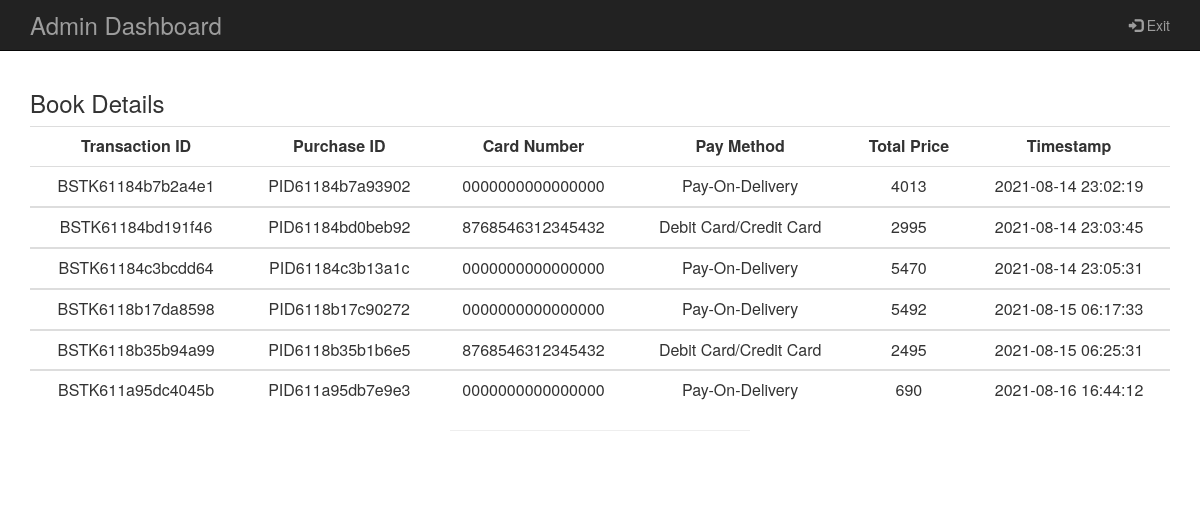
Screenshot of /record.php with the database file from the repository.
### tables this page shows
CREATE TABLE IF NOT EXISTS `transaction` (
  `Transaction_id` varchar(20) NOT NULL,
  `Purchase_id` varchar(20) NOT NULL,
  `Card_number` varchar(30) NOT NULL,
  `Pay_method` char(30) NOT NULL,
  `Total_Price` varchar(10) NOT NULL,
  `Billing_address` varchar(20) NOT NULL,
  `Transaction_timestamp` timestamp NOT NULL,
  PRIMARY KEY (`Transaction_id`)
);

### record.php (the view, shortened to what this page needs)
<?php
   include 'conection.php';
   $sql = "SELECT * FROM transaction";
   $out = mysqli_query($con, $sql) or die($con);
?>
   <html>
    <head>
        <link rel="stylesheet" href="https://maxcdn.bootstrapcdn.com/bootstrap/3.3.7/css/bootstrap.min.css" >
        <link rel="stylesheet" href="style.css">
    </head>
    <body>
    <?php include 'admin-header.php'; ?>
            <div class="container" style="margin-top:70px;">
            <div class="row">
                <div class="col-xs-12"><h3>Book Details</h3></div>
            </div>
            <table class="table">
                <tbody>
                <tr>
                <th>Transaction ID</th>
                 <th>Purchase ID</th>
                 <th>Card Number</th>
                 <th>Pay Method</th>
                 <th>Total Price</th>
                 <th>Timestamp</th>
                </tr>
                <?php while($row = mysqli_fetch_array($out)){ ?>
                <tr>
                    <td><?php echo $row['Transaction_id']; ?></td>
                    <td><?php echo $row['Purchase_id']; ?></td>
                    <td><?php echo $row['Card_number']; ?></td>
                    <td><?php echo $row['Pay_method']; ?></td>
                    <td><?php echo $row['Total_Price']; ?></td>
                    <td><?php echo $row['Transaction_timestamp']; ?></td>
                </tr>
                </tbody>
                <?php } ?>
            </table><hr style="background-color:black">
            </div>
    </body>
</html>

### style.css (style rules this page uses)
hr { width: 300px; background-color: black; margin-bottom: 50px; }

### record.php (style rules this page uses)
td,th { text-align: center; }

### rows the page displays
transaction: Transaction_id "BSTK61184b7b2a4e1", Purchase "PID61184b7a93902", Card_number "0000000000000000", Pay_method "Pay-On-Delivery", Total_Price "4013", Transaction_timestamp "2021-08-14 23:02:19"
transaction: Transaction_id "BSTK61184bd191f46", Purchase "PID61184bd0beb92", Card_number "8768546312345432", Pay_method "Debit Card/Credit Card", Total_Price "2995", Transaction_timestamp "2021-08-14 23:03:45"
transaction: Transaction_id "BSTK61184c3bcdd64", Purchase "PID61184c3b13a1c", Card_number "0000000000000000", Pay_method "Pay-On-Delivery", Total_Price "5470", Transaction_timestamp "2021-08-14 23:05:31"
transaction: Transaction_id "BSTK6118b17da8598", Purchase "PID6118b17c90272", Card_number "0000000000000000", Pay_method "Pay-On-Delivery", Total_Price "5492", Transaction_timestamp "2021-08-15 06:17:33"
transaction: Transaction_id "BSTK6118b35b94a99", Purchase "PID6118b35b1b6e5", Card_number "8768546312345432", Pay_method "Debit Card/Credit Card", Total_Price "2495", Transaction_timestamp "2021-08-15 06:25:31"
transaction: Transaction_id "BSTK611a95dc4045b", Purchase "PID611a95db7e9e3", Card_number "0000000000000000", Pay_method "Pay-On-Delivery", Total_Price "690", Transaction_timestamp "2021-08-16 16:44:12"
